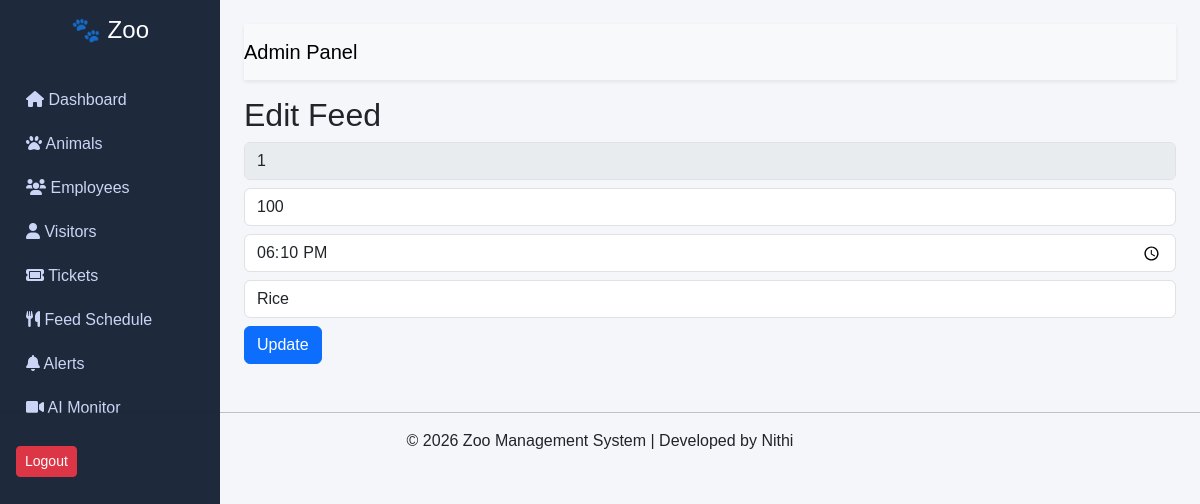
The app's page /edit_feed/1 with its own data.
### tables this page shows
CREATE TABLE feed_schedule (
            id INTEGER PRIMARY KEY AUTOINCREMENT,
            animal_id TEXT,
            time TEXT,
            food TEXT
        );

### app.py (the view, shortened to what this page needs)
@app.route('/edit_feed/<int:id>', methods=['GET', 'POST'])
def edit_feed(id):
    feed = zoo_db.get_feed_by_id(id)
    return render_template('edit_feed.html', feed=feed)

### zoo_database.py (called while the page is built)
    def get_feed_by_id(self, id):
        self.cursor.execute("SELECT * FROM feed_schedule WHERE id=?", (id,))
        return self.cursor.fetchone()

### templates/edit_feed.html
{% extends "base.html" %}
{% block content %}
<h2>Edit Feed</h2>
<form method="POST">
    <input class="form-control mb-2" value="{{ feed[0] }}" disabled>
    <input type="text" name="animal_id" class="form-control mb-2" value="{{ feed[1] }}">
    <input type="time" name="time" class="form-control mb-2" value="{{ feed[2] }}">
    <input type="text" name="food" class="form-control mb-2" value="{{ feed[3] }}">
    <button class="btn btn-primary">Update</button>
</form>
{% endblock %}

### static/style.css (style rules this page uses)
body { margin: 0; font-family: Arial, sans-serif; background-color: #f5f6fa; }

### records on screen
feed_schedule: id "1", animal_id "100", time "18:10", food "Rice"
